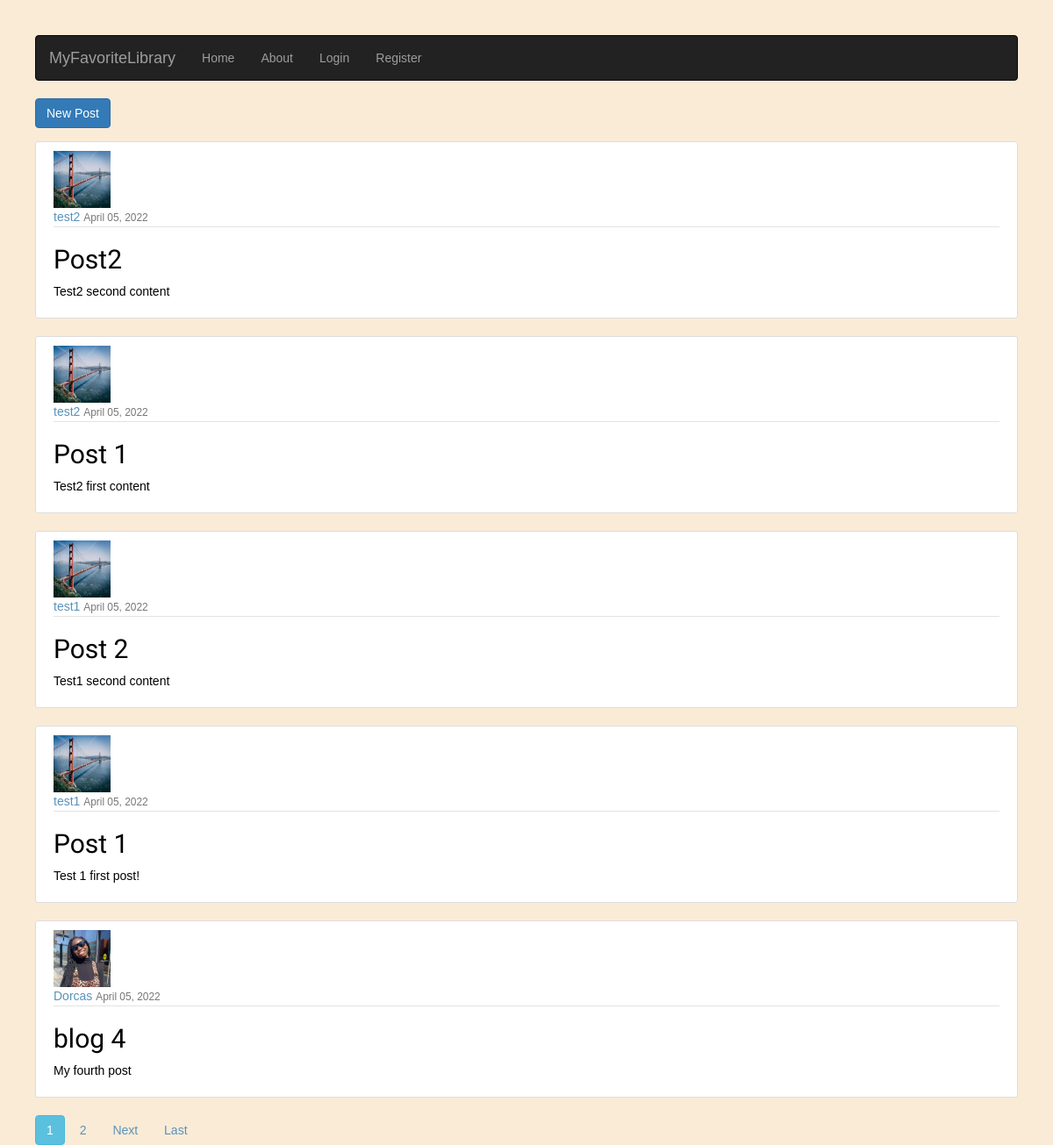
The page /bookclub/ on the database its author committed.
### mfl/models.py (models this page shows, shortened)
class Post(models.Model):
    title = models.CharField(max_length=100)
    content = models.TextField()
    date_posted = models.DateTimeField(default=timezone.now)
    author = models.ForeignKey(User, on_delete=models.CASCADE)

### users/models.py (models this page shows, shortened)
class Profile(models.Model):
    user = models.OneToOneField(User, on_delete=models.CASCADE)
    image = models.ImageField(default='default.jpg', upload_to="profile_pics")

### mfl/views.py (the view)
# urls.py: path('bookclub/', PostListView.as_view(), name='bookclub'),
class PostListView(ListView):
    model = Post
    template_name = 'mfl/bookclub.html'
    context_object_name = 'posts'
    ordering = ['-date_posted']
    paginate_by = 5

### mfl/templates/mfl/bookclub.html (shortened to what this page needs)
{% extends 'mfl/base.html' %}
{% block content %}
    <div>
        <a class="btn btn-primary mb-4" href="{% url 'post-create' %}">New Post</a>
    </div>
    {% for post in posts %}
        <article class="media content-section">
          <img class="rounded-circle article-img" src="{{ post.author.profile.image.url }}">
          <div class="media-body">
            <div class="article-metadata">
              <a class="mr-2" href="{% url 'user-posts' post.author.username %}">{{ post.author }}</a>
              <small class="text-muted">{{ post.date_posted|date:"F d, Y" }}</small>
            </div>
            <h2><a class="article-title" href="{% url 'post-detail' post.id %}">{{ post.title }}</a></h2>
            <p class="article-content">{{ post.content }}</p>
          </div>
        </article>
    {% endfor %}
    {% if is_paginated %}
        {% for num in page_obj.paginator.page_range %}
            {% if page_obj.number == num %}
                <a class="btn btn-info mb-4" href="?page={{ num }}">{{ num }}</a>
            {% elif num > page_obj.number|add:'-3' and num < page_obj.number|add:'3' %}
                <a class="btn btn-outline-info mb-4" href="?page={{ num }}">{{ num }}</a>
            {% endif %}
        {% endfor %}
        {% if page_obj.has_next %}
            <a class="btn btn-outline-info mb-4" href="?page={{ page_obj.next_page_number }}">Next</a>
            <a class="btn btn-outline-info mb-4" href="?page={{ page_obj.paginator.num_pages }}">Last</a>
        {% endif %}
    {% endif %}
{% endblock content %}

### mfl/static/mfl/main.css (style rules this page uses)
body { background: antiquewhite; color: black; margin-top:4rem; padding-left: 40px; padding-right: 40px; width: 100%; font-family:helvetica, sans-serif; }
h1, h2, h3, h4, h5, h6 { color: black; font-family: 'Ubuntu', sans-serif; font-weight:normal }
.content-section { background: #ffffff; padding: 10px 20px; border: 1px solid #dddddd; border-radius: 3px; margin-bottom: 20px; }
.article-title { color: black; }
.article-content { white-space: pre-line; }
.article-img { height: 65px; width: 65px; margin-right: 16px; }
.article-metadata { padding-bottom: 1px; margin-bottom: 4px; border-bottom: 1px solid #e3e3e3 }
a { text-decoration:none; color: #5993bb; }

### rows shown on the page
Post: author.profile.image (placeholder picture), author "test2", date_posted "April 05, 2022", title "Post2", content "Test2 second content"
Post: author.profile.image (placeholder picture), author "test2", date_posted "April 05, 2022", title "Post 1", content "Test2 first content"
Post: author.profile.image (placeholder picture), author "test1", date_posted "April 05, 2022", title "Post 2", content "Test1 second content"
Post: author.profile.image (placeholder picture), author "test1", date_posted "April 05, 2022", title "Post 1", content "Test 1 first post!"
Post: author.profile.image (picture), author "Dorcas", date_posted "April 05, 2022", title "blog 4", content "My fourth post"

### other values the page prints
{{ num }} "1"
{{ num }} "2"
